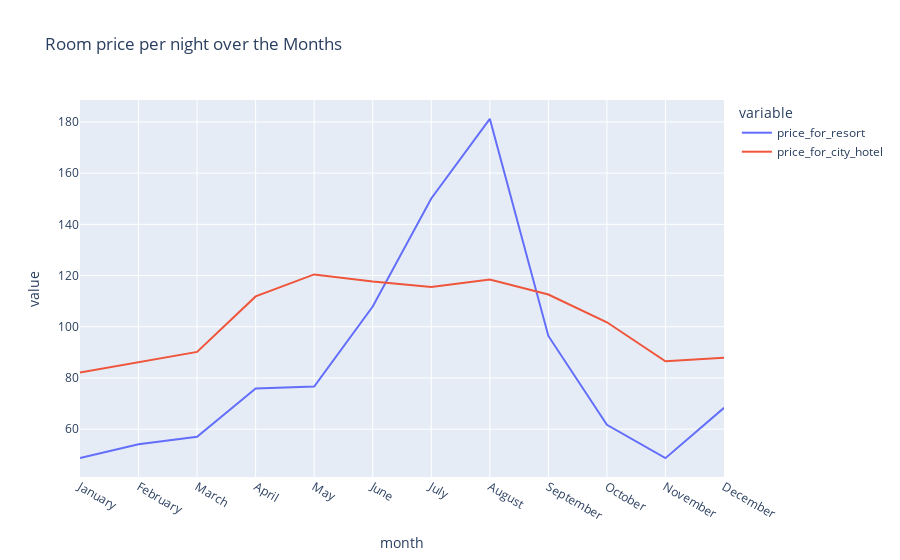

This figure's notebook cell:
### Code cell
plt.figure(figsize = (17, 8))

px.line(final_prices, x = 'month', y = ['price_for_resort','price_for_city_hotel'],
        title = 'Room price per night over the Months')

### Figure 1 — Plotly figure (JSON) as saved in the notebook; plotly's stock layout.template omitted (floating-point values rounded to 4 significant figures)
{"data": [{"hovertemplate": "variable=price_for_resort<br>month=%{x}<br>value=%{y}<extra></extra>", "legendgroup": "price_for_resort", "line": {"color": "#636efa", "dash": "solid"}, "marker": {"symbol": "circle"}, "mode": "lines", "name": "price_for_resort", "orientation": "v", "showlegend": true, "type": "scatter", "x": ["January", "February", "March", "April", "May", "June", "July", "August", "September", "October", "November", "December"], "xaxis": "x", "y": [48.71, 54.15, 57.01, 75.87, 76.66, 107.9, 150.1, 181.2, 96.42, 61.73, 48.68, 68.32], "yaxis": "y"}, {"hovertemplate": "variable=price_for_city_hotel<br>month=%{x}<br>value=%{y}<extra></extra>", "legendgroup": "price_for_city_hotel", "line": {"color": "#EF553B", "dash": "solid"}, "marker": {"symbol": "circle"}, "mode": "lines", "name": "price_for_city_hotel", "orientation": "v", "showlegend": true, "type": "scatter", "x": ["January", "February", "March", "April", "May", "June", "July", "August", "September", "October", "November", "December"], "xaxis": "x", "y": [82.16, 86.18, 90.17, 111.9, 120.4, 117.7, 115.6, 118.4, 112.6, 101.7, 86.5, 87.86], "yaxis": "y"}], "layout": {"legend": {"title": {"text": "variable"}, "tracegroupgap": 0}, "title": {"text": "Room price per night over the Months"}, "xaxis": {"anchor": "y", "domain": [0, 1], "title": {"text": "month"}}, "yaxis": {"anchor": "x", "domain": [0, 1], "title": {"text": "value"}}}}
